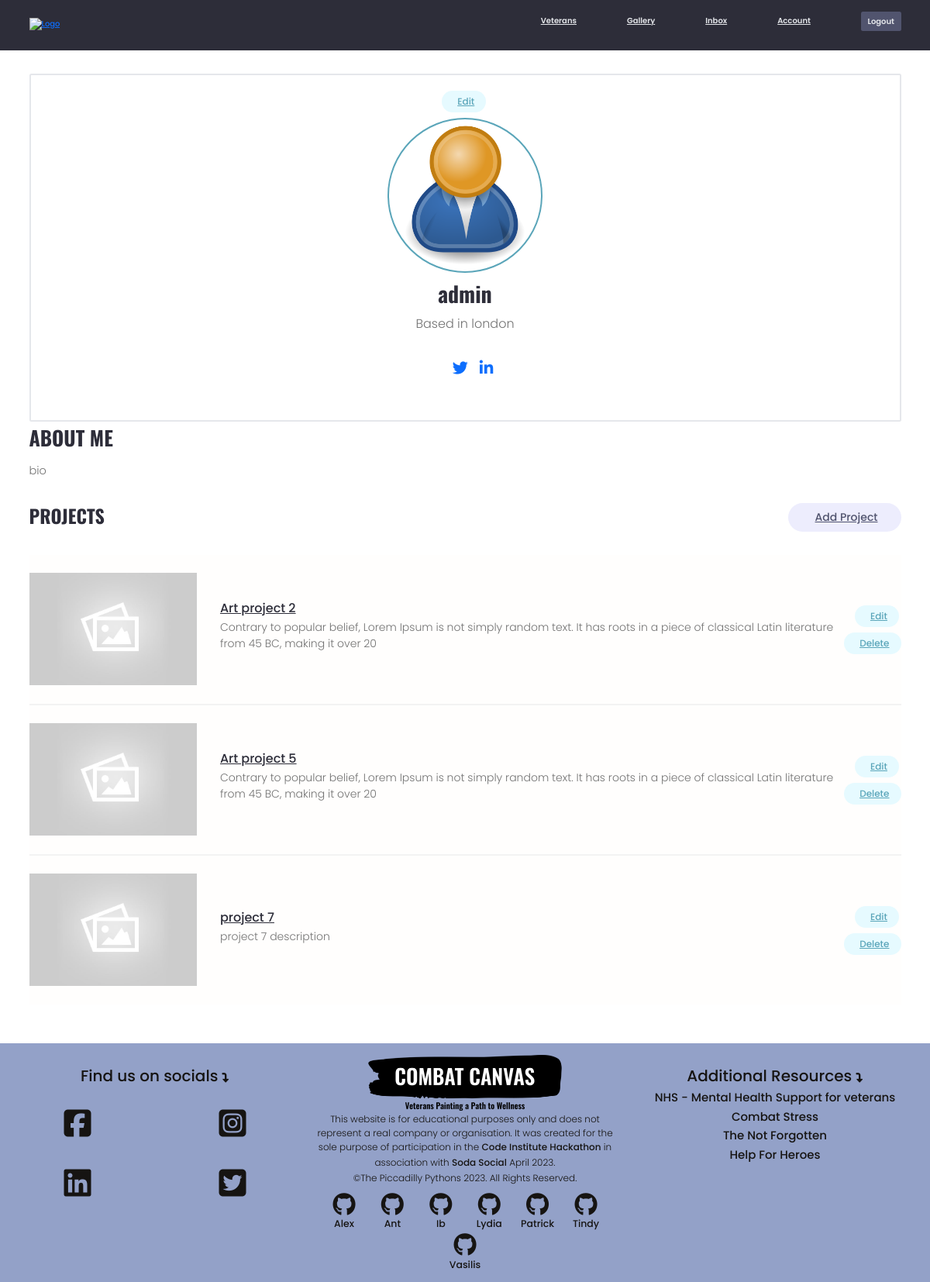
The app's page /users/account/ (signed in), older data.
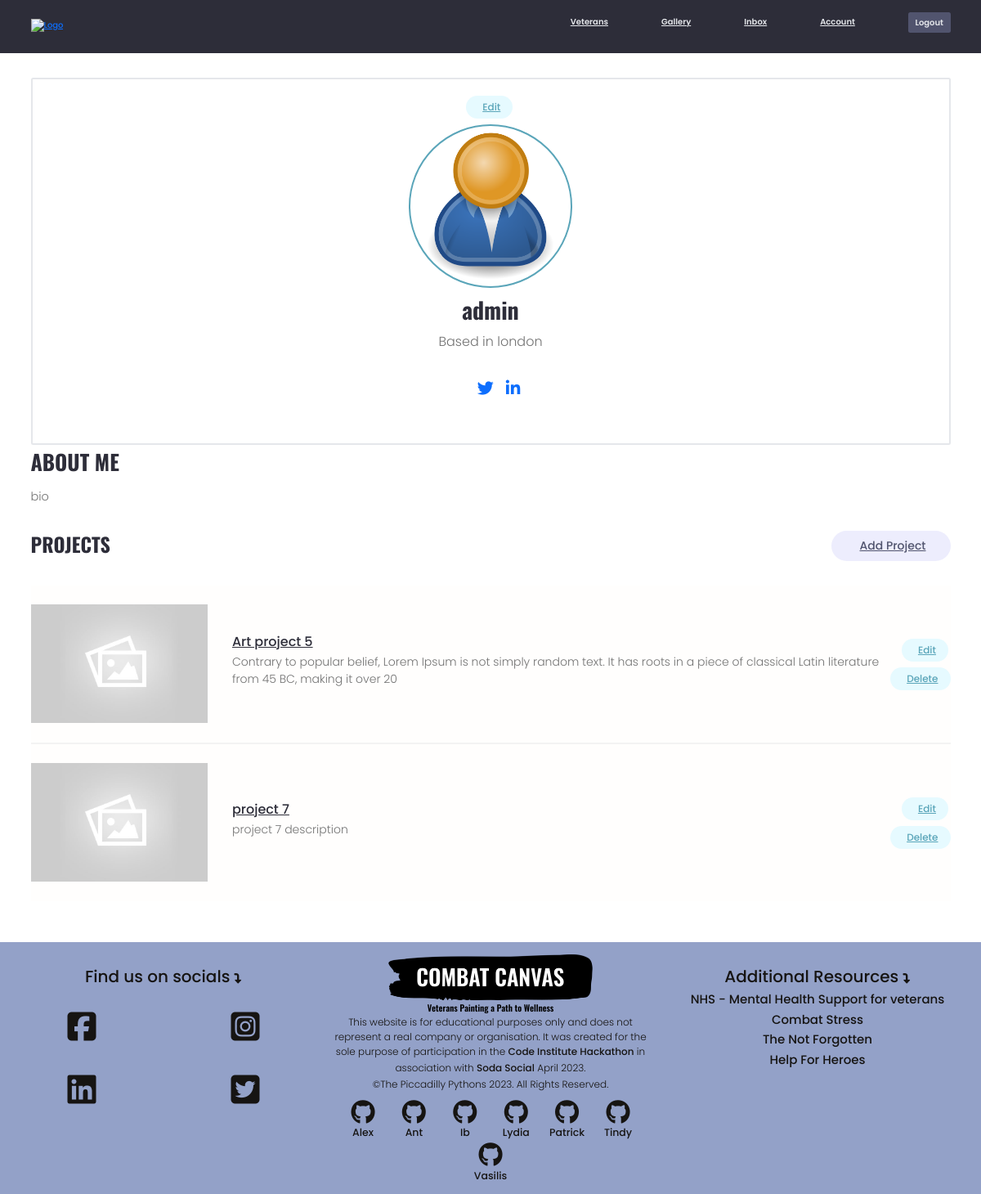
The same page, newer data.
### projects/models.py (models this page shows, shortened)
class Project(models.Model):
    owner = models.ForeignKey(
        Profile, null=True, blank=True, on_delete=models.CASCADE)
    title = models.CharField(max_length=200)
    description = models.TextField(null=True, blank=True)
    featured_image = models.ImageField(
        null=True, blank=True, default="default.jpg")
    demo_link = models.CharField(max_length=2000, null=True, blank=True)
    tags = models.ManyToManyField('Tag', blank=True)
    vote_total = models.IntegerField(default=0, null=True, blank=True)
    vote_ratio = models.IntegerField(default=0, null=True, blank=True)
    created = models.DateTimeField(auto_now_add=True)
    id = models.UUIDField(default=uuid.uuid4, unique=True,
                          primary_key=True, editable=False)
    class Meta:
        ordering = ['-vote_ratio', '-vote_total', 'title']
    @property
    def imageURL(self):
        try:
            url = self.featured_image.url
        except:
            url = ''
        return url

### users/views.py (the view)
# urls.py: path('account/', views.userAccount, name="account"),
@login_required(login_url='login')
def userAccount(request):
    profile = request.user.profile
    projects = profile.project_set.all()
    context = {'profile': profile, 'projects': projects}
    return render(request, 'users/account.html', context)

### users/models.py (called while the page is built)
    @property
    def imageURL(self):
        try:
            url = self.profile_image.url
        except:
            url = ''
        return url

### users/templates/users/account.html (shortened to what this page needs)
{% extends 'base.html' %}
{% block content %}
<main class="settingsPage profile my-md">
  <div class="container">
    <div class="account-layout">
      <div class="column column--1of3">
        <div class="card text-center">
          <div class="card__body user">
            <a class="tag tag--pill tag--main settings__btn" href="{% url 'edit-account' %}">
              Edit</a>
            <img class="avatar avatar--xl user__avatar" src="{{profile.imageURL}}" />
            <h2 class="user__name">{{profile.name}}</h2>
            <p class="user__location">Based in {{profile.location}}</p>
            <ul class="user__social">
              {% if profile.social_twitter %}
              <li>
                  <a title="Twitter" href="{{profile.social_twitter}}" target="_blank"><i class="fa-brands fa-twitter"></i></a>
              </li>
              {% endif %}
              {% if profile.social_linkedin %}
              <li>
                  <a title="LinkedIn" href="{{profile.social_linkedin}}" target="_blank"><i class="fab fa-linkedin-in"></i></a>
              </li>
              {% endif %}
            </ul>
          </div>
        </div>
      </div>
      <div class="column column--2of3">
        <div class="userInfo">
          <h3 class="userInfo__title">About Me</h3>
          <p class="userInfo__about">{{profile.bio}}</p>
        </div>
        <div class="settings">
          <h3 class="settings__title">Projects</h3>
          <a class="tag tag--pill tag--sub settings__btn tag--lg" href="{% url 'create-project' %}"> Add Project</a>
        </div>
        <table class="settings__table">
          {% for project in projects %}
          <tr>
            <td class="settings__thumbnail">
              <a href="{% url 'project' project.id %}"><img src="{{project.imageURL}}" alt="Project Thumbnail" /></a>
            </td>
            <td class="settings__tableInfo">
              <a href="{% url 'project' project.id %}">{{project.title}}</a>
              <p>{{project.description|slice:"150"}}</p>
            </td>
            <td class="settings__tableActions">
              <a class="tag tag--pill tag--main settings__btn" href="{% url 'update-project' project.id %}"> Edit</a>
              <a class="tag tag--pill tag--main settings__btn"
                href="{% url 'delete-project'  project.id %}?next=/account">
                Delete</a>
            </td>
          </tr>
          {% endfor %}
        </table>
      </div>
    </div>
  </div>
</main>
{% endblock %}

Row changes from the older to the newer data that the page shows:
removed Project: imageURL (placeholder picture), title "Art project 2", description "Contrary to popular belief, Lorem Ipsum is not simply random text. It has roots in a piece of classical Latin literature from 45 BC, making it over 20"
